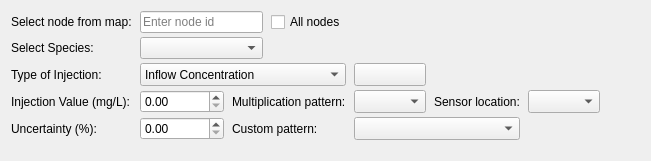
               <widget class="QWidget" name="tab_injection">
                <property name="enabled">
                 <bool>true</bool>
                </property>
                <attribute name="title">
                 <string>Injection</string>
                </attribute>
                <layout class="QGridLayout" name="gridLayout_10">
                 <item row="1" column="0">
                  <spacer name="verticalSpacer_3">
                   <property name="orientation">
                    <enum>Qt::Vertical</enum>
                   </property>
                   <property name="sizeType">
                    <enum>QSizePolicy::Minimum</enum>
                   </property>
                   <property name="sizeHint" stdset="0">
                    <size>
                     <width>10</width>
                     <height>10</height>
                    </size>
                   </property>
                  </spacer>
                 </item>
                 <item row="0" column="1">
                  <spacer name="horizontalSpacer_6">
                   <property name="orientation">
                    <enum>Qt::Horizontal</enum>
                   </property>
                   <property name="sizeType">
                    <enum>QSizePolicy::Preferred</enum>
                   </property>
                   <property name="sizeHint" stdset="0">
                    <size>
                     <width>40</width>
                     <height>20</height>
                    </size>
                   </property>
                  </spacer>
                 </item>
                 <item row="0" column="0">
                  <layout class="QGridLayout" name="gridLayout_9">
                   <property name="sizeConstraint">
                    <enum>QLayout::SetMinimumSize</enum>
                   </property>
                   <property name="horizontalSpacing">
                    <number>8</number>
                   </property>
                   <property name="verticalSpacing">
                    <number>4</number>
                   </property>
                   <item row="0" column="1" colspan="2">
                    <widget class="QLineEdit" name="injection_search_widget">
                     <property name="enabled">
                      <bool>true</bool>
                     </property>
                     <property name="sizePolicy">
                      <sizepolicy hsizetype="Preferred" vsizetype="Preferred">
                       <horstretch>0</horstretch>
                       <verstretch>0</verstretch>
                      </sizepolicy>
                     </property>
                     <property name="text">
                      <string/>
                     </property>
                     <property name="placeholderText">
                      <string>Enter node id</string>
                     </property>
                    </widget>
                   </item>
                   <item row="4" column="4" colspan="2">
                    <widget class="QComboBox" name="custom_pattern_file">
                     <property name="sizePolicy">
                      <sizepolicy hsizetype="Preferred" vsizetype="Preferred">
                       <horstretch>0</horstretch>
                       <verstretch>0</verstretch>
                      </sizepolicy>
                     </property>
                    </widget>
                   </item>
                   <item row="3" column="0">
                    <widget class="QLabel" name="injection_rate_lbl_4">
                     <property name="sizePolicy">
                      <sizepolicy hsizetype="Preferred" vsizetype="Preferred">
                       <horstretch>0</horstretch>
                       <verstretch>0</verstretch>
                      </sizepolicy>
                     </property>
                     <property name="text">
                      <string>Injection Value (mg/L):</string>
                     </property>
                    </widget>
                   </item>
                   <item row="3" column="5">
                    <widget class="QLabel" name="label_sensor_locations">
                     <property name="text">
                      <string>Sensor location:</string>
                     </property>
                    </widget>
                   </item>
                   <item row="3" column="4">
                    <widget class="QComboBox" name="multiplication_pattern_excel">
                     <property name="sizePolicy">
                      <sizepolicy hsizetype="Preferred" vsizetype="Preferred">
                       <horstretch>0</horstretch>
                       <verstretch>0</verstretch>
                      </sizepolicy>
                     </property>
                    </widget>
                   </item>
                   <item row="0" column="3">
                    <widget class="QCheckBox" name="all_nodes_injection">
                     <property name="text">
                      <string>All nodes</string>
                     </property>
                    </widget>
                   </item>
                   <item row="4" column="0">
                    <widget class="QLabel" name="uncertainty_inj_lbl_4">
                     <property name="enabled">
                      <bool>true</bool>
                     </property>
                     <property name="sizePolicy">
                      <sizepolicy hsizetype="Preferred" vsizetype="Preferred">
                       <horstretch>0</horstretch>
                       <verstretch>0</verstretch>
                      </sizepolicy>
                     </property>
                     <property name="text">
                      <string>Uncertainty (%):</string>
                     </property>
                    </widget>
                   </item>
                   <item row="2" column="0">
                    <widget class="QLabel" name="type_injection_lbl_4">
                     <property name="sizePolicy">
                      <sizepolicy hsizetype="Preferred" vsizetype="Preferred">
                       <horstretch>0</horstretch>
                       <verstretch>0</verstretch>
                      </sizepolicy>
                     </property>
                     <property name="text">
                      <string>Type of Injection:</string>
                     </property>
                    </widget>
                   </item>
                   <item row="3" column="2" colspan="2">
                    <widget class="QLabel" name="label_multiplication_pattern">
                     <property name="text">
                      <string>Multiplication pattern:</string>
                     </property>
                    </widget>
                   </item>
                   <item row="1" column="1" colspan="2">
                    <widget class="QComboBox" name="model_species_injection">
                     <property name="enabled">
                      <bool>true</bool>
                     </property>
                     <property name="sizePolicy">
                      <sizepolicy hsizetype="Preferred" vsizetype="Preferred">
                       <horstretch>0</horstretch>
                       <verstretch>0</verstretch>
                      </sizepolicy>
                     </property>
                    </widget>
                   </item>
                   <item row="4" column="2" colspan="2">
                    <widget class="QLabel" name="label_custom_pattern">
                     <property name="text">
                      <string>Custom pattern:</string>
                     </property>
                    </widget>
                   </item>
                   <item row="0" column="0">
                    <widget class="QLabel" name="label_20">
                     <property name="sizePolicy">
                      <sizepolicy hsizetype="Preferred" vsizetype="Preferred">
                       <horstretch>0</horstretch>
                       <verstretch>0</verstretch>
                      </sizepolicy>
                     </property>
                     <property name="text">
                      <string>Select node from map:</string>
                     </property>
                    </widget>
                   </item>
                   <item row="2" column="1" colspan="3">
                    <widget class="QComboBox" name="injection_types">
                     <property name="sizePolicy">
                      <sizepolicy hsizetype="Preferred" vsizetype="Preferred">
                       <horstretch>0</horstretch>
                       <verstretch>0</verstretch>
                      </sizepolicy>
                     </property>
                     <item>
                      <property name="text">
                       <string>Inflow Concentration</string>
                      </property>
                     </item>
                     <item>
                      <property name="text">
                       <string>Mass Inflow Booster</string>
                      </property>
                     </item>
                     <item>
                      <property name="text">
                       <string>Set Point Booster</string>
                      </property>
                     </item>
                     <item>
                      <property name="text">
                       <string>Flow Paced Booster</string>
                      </property>
                     </item>
                    </widget>
                   </item>
                   <item row="3" column="1">
                    <widget class="QDoubleSpinBox" name="injection_rate">
                     <property name="sizePolicy">
                      <sizepolicy hsizetype="Preferred" vsizetype="Preferred">
                       <horstretch>0</horstretch>
                       <verstretch>0</verstretch>
                      </sizepolicy>
                     </property>
                     <property name="maximum">
                      <double>10000000.000000000000000</double>
                     </property>
                    </widget>
                   </item>
                   <item row="1" column="0">
                    <widget class="QLabel" name="lbl_select_species_9">
                     <property name="sizePolicy">
                      <sizepolicy hsizetype="Preferred" vsizetype="Preferred">
                       <horstretch>0</horstretch>
                       <verstretch>0</verstretch>
                      </sizepolicy>
                     </property>
                     <property name="text">
                      <string>Select Species:</string>
                     </property>
                    </widget>
                   </item>
                   <item row="4" column="1">
                    <widget class="QDoubleSpinBox" name="uncertainty_injection">
                     <property name="enabled">
                      <bool>true</bool>
                     </property>
                     <property name="sizePolicy">
                      <sizepolicy hsizetype="Preferred" vsizetype="Preferred">
                       <horstretch>0</horstretch>
                       <verstretch>0</verstretch>
                      </sizepolicy>
                     </property>
                     <property name="maximum">
                      <double>100.000000000000000</double>
                     </property>
                    </widget>
                   </item>
                   <item row="3" column="6">
                    <widget class="QComboBox" name="sensor_location">
                     <property name="sizePolicy">
                      <sizepolicy hsizetype="MinimumExpanding" vsizetype="Preferred">
                       <horstretch>0</horstretch>
                       <verstretch>0</verstretch>
                      </sizepolicy>
                     </property>
                    </widget>
                   </item>
                   <item row="2" column="4">
                    <widget class="QToolButton" name="type_of_injection_help">
                     <property name="sizePolicy">
                      <sizepolicy hsizetype="Minimum" vsizetype="Preferred">
                       <horstretch>1</horstretch>
                       <verstretch>0</verstretch>
                      </sizepolicy>
                     </property>
                     <property name="minimumSize">
                      <size>
                       <width>50</width>
                       <height>0</height>
                      </size>
                     </property>
                     <property name="text">
                      <string/>
                     </property>
                    </widget>
                   </item>
                  </layout>
                 </item>
                </layout>
               </widget>
